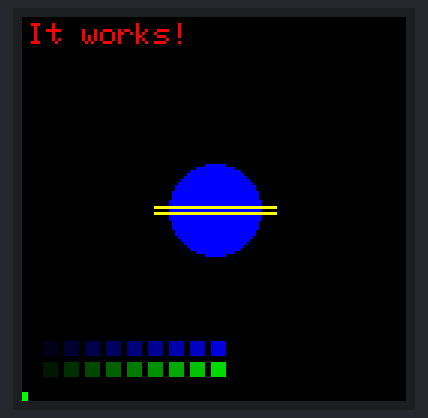
The sketch below on a simulated Arduino Uno, built with avr-gcc and run on an emulated ATmega328P. Parts: 128×128 colour display.

Above: at 0.12 s.
At 4.92 s:
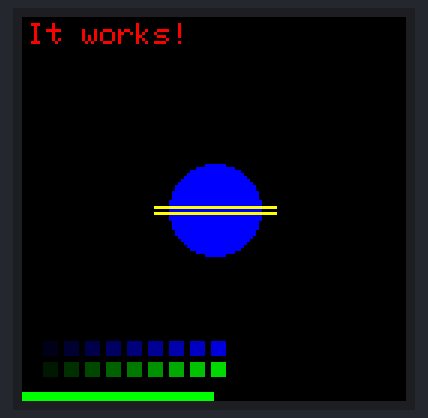
At 9.93 s:
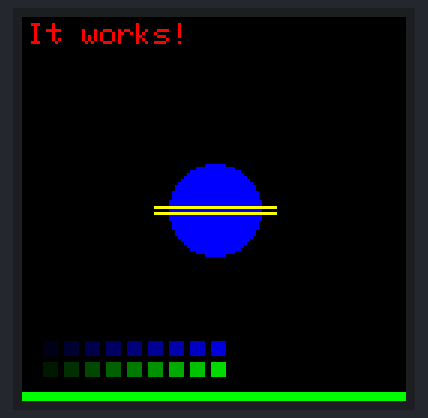
At 18.93 s:
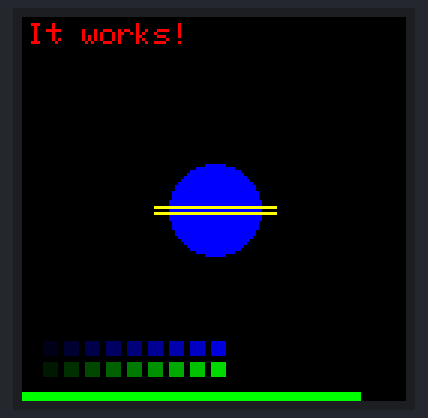
At 28.54 s:
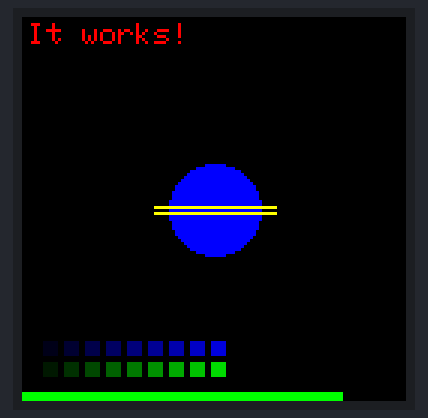
At 39.75 s:
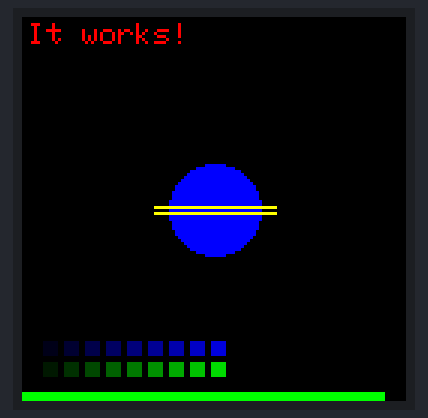

The sketch:

adafruit-1673-rgb.ino
```cpp
/**

  Example for controlling an Adafruit 1.27" OLED LCD display [1].
  This display has 128x96 pixel and uses the SSD1351 driver chip.

  Uses the Adafruit SSD1351 library [2] and the GFX Graphics core library [3].
  Requires an adjustment in the Adafruit_SSD1351 library:
  in Adafruit_SSD1351.h, change SSD1351HEIGHT to 96.

  LCD Pins
  --------

  Short  Long  Meaning
  front  back

  SI     MOSI  SPI MOSI Line ("Master Out, Slave In")
  CL     CLK   SPI Clock Line ("Serial Clock")
  DC     DC    Data/Command
  R      RST   Reset
  OC     OCS   OLED CS ("Chip Select" for the LCD)
  SC     SCS   SD CS ("Chip Select" for the SD card)
  SO     MISO  SPI MISO ("Master In, Slave Out")
  CD     CD    ?
  3V     3vo   3V output
  +      Vin
  G      Gnd


  Wiring
  ------

  LCD    Arduino Micro

  SI     MOSI
  CL     SCK
  DC     4     (can use any port)
  R      6     (can use any port)
  OC     5     (can use any port)
  +      5V
  G      GND

  [1] https://www.adafruit.com/products/1673
  [2] https://github.com/adafruit/Adafruit-SSD1351-library
  [3] https://github.com/adafruit/Adafruit-GFX-Library

  See also:
  https://learn.adafruit.com/ssd1306-oled-displays-with-raspberry-pi-and-beaglebone-black/wiring
  https://learn.adafruit.com/adafruit-gfx-graphics-library

 */

#define DC_PIN    4
#define CS_PIN    5
#define RST_PIN   6

#define	BLACK     0x0000
#define WHITE     0xFFFF
#define	RED       0xF800
#define	GREEN     0x07E0
#define	BLUE      0x001F
#define YELLOW    0xFFE0

#include <Adafruit_GFX.h>
#include <Adafruit_SSD1351.h>
#include <SPI.h>

#define PROG_BAR_HEIGHT 3

// use the hardware SPI pins
Adafruit_SSD1351 tft = Adafruit_SSD1351(CS_PIN, DC_PIN, RST_PIN);

int width = tft.width();
int height = tft.height();
int progress = 0;

void setup(void) {
  tft.begin();
  tft.fillScreen(BLACK);
  drawText();
  drawShape();
  drawColors();
}

void loop() {
  progress = (progress + 2) % 101;
  drawProgress(progress);
  delay(200);
}

void drawText() {
  tft.setTextColor(RED, BLACK);
  tft.setTextSize(1);
  tft.setTextWrap(false);
  tft.setCursor(2, 2);
  tft.println("It works!");
}

void drawShape() {
  int cx = width / 2;
  int cy = height / 2;
  tft.fillCircle(cx, cy, 15, BLUE);
  tft.drawFastHLine(cx - 20, cy - 1, 41, YELLOW);
  tft.drawFastHLine(cx - 20, cy + 1, 41, YELLOW);
}

void drawColors() {
  int y = height - 20;
  int x, c;
  for (int i = 0; i < 10; i++) {
    x = 7 * i;
    c = i * 3;
    tft.fillRect(x, y, 5, 5, c);
  }
  y += 7;
  for (int i = 0; i < 10; i++) {
    x = 7 * i;
    c = (i * 6) << 5;
    tft.fillRect(x, y, 5, 5, c);
  }
}

//int col(r, g, b) {
//  return (r << 11) + (g << 5) + b;
//}

int currPWidth = 0;

void drawProgress(int progress) {
  int newPWidth = progress * width / 100;
  if (newPWidth < currPWidth) {
    tft.fillRect(newPWidth, height - PROG_BAR_HEIGHT, currPWidth - newPWidth, PROG_BAR_HEIGHT, BLACK);
  } else if (newPWidth > currPWidth) {
    tft.fillRect(currPWidth, height - PROG_BAR_HEIGHT, newPWidth - currPWidth, PROG_BAR_HEIGHT, GREEN);
  }
  currPWidth = newPWidth;
}
```
